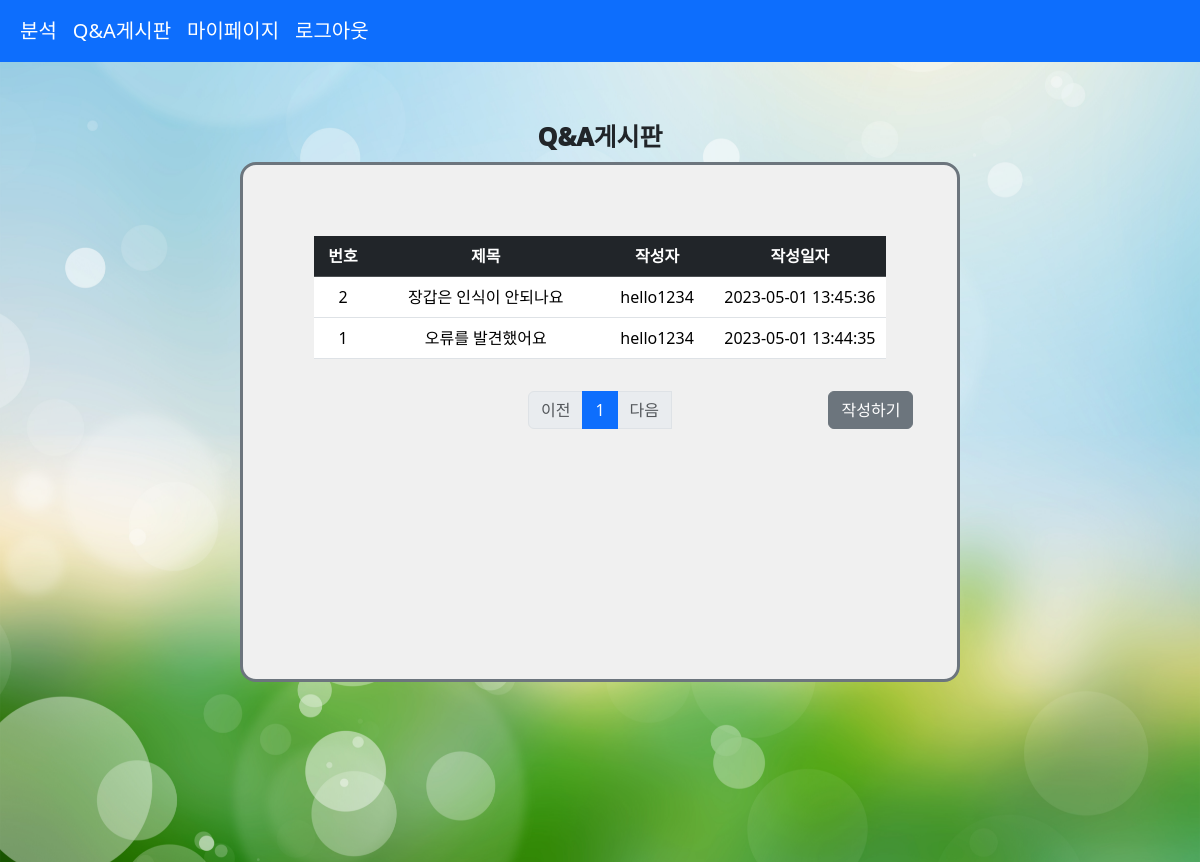
/board/index/ (signed in), run on the app's committed database.
### board/models.py (models this page shows)
class Board(models.Model):
    qna_title = models.CharField(max_length=300,null=False)
    qna_date = models.DateTimeField(auto_now_add=True,null=False)
    user_id = models.CharField(max_length=15,null=False)
    qna_content = models.CharField(max_length=3000,null=False)

### board/views.py (the view)
# urls.py: path('index/', views.index,name='index'),
@require_safe
def index(request):
    board_list = Board.objects.all().order_by('-id') # 게시글 id 내림차순으로 정렬
    page = request.GET.get('page','1') # url주소로부터 게시물 페이징 정보를 받아옴, 호출 없으면 default 1
    paginator = Paginator(board_list,'7') # 7개 게시물 = 1개 페이지로 처리
    context = {
        'page_obj':paginator.page(page) # paging정보를 context로 전달
    }
    return render(request, 'board/index.html', context)

### board/templates/board/index.html (shortened to what this page needs)
{% extends 'base_main.html' %}
{% load static %}
{% block content %}
    <link rel="stylesheet"
          type="text/css"
          href="{% static 'css/board/index.css' %}">
    <div class="index_outer background">
        <p class="index_label">Q&A게시판</p>
        <div class="border border-3 border-secondary rounded-4 index_inner_1">
            <div class="index_inner_2" >
                <table class="table">
                    <thead class="table-dark">
                        <tr>
                            <th>번호</th>
                            <th>제목</th>
                            <th>작성자</th>
                            <th>작성일자</th>
                        </tr>
                    </thead>
                    {% for board in page_obj %}
                        <tbody>
                            <tr style='cursor:pointer; background-color:white;'
                                onmouseover="this.style.background='gray'"
                                onmouseout="this.style.background='white'"
                                onclick="location.href='{% url 'board:detail' board.pk %}'">
                                <td style="width:10%">{{ board.pk }}</td>
                                <td style="width:40%">{{ board.qna_title }}</td>
                                <td style="width:20%">{{ board.user_id }}</td>
                                <td style="width:30%">{{ board.qna_date|date:'Y-m-d H:i:s' }}</td>
                            </tr>
                        </tbody>
                    {% endfor %}
                </table>
                <div id="paging">
                    <ul class="pagination justify-content-center"
                        style="margin-top: 2rem;
                               display:flex">
                        {% if page_obj.has_previous %}
                            <li class="page-item">
                                <a class="page-link" href="?&page={{ page_obj.previous_page_number }}">이전</a>
                            </li>
                        {% else %}
                            <li class="page-item disabled">
                                <a class="page-link" tabindex="-1" aria-disabled="true" href="#">이전</a>
                            </li>
                        {% endif %}
                        {% for page_number in page_obj.paginator.page_range %}
                            {% if page_number == page_obj.number %}
                                <li class="page-item active" aria-current="page">
                                    <a class="page-link" href="?&page={{ page_number }}">{{ page_number }}</a>
                                </li>
                            {% else %}
                                <li class="page-item">
                                    <a class="page-link" href="?&page={{ page_number }}">{{ page_number }}</a>
                                </li>
                            {% endif %}
                        {% endfor %}
                        {% if page_obj.has_next %}
                            <li class="page-item">
                                <a class="page-link" href="?&page={{ page_obj.next_page_number }}">다음</a>
                            </li>
                        {% else %}
                            <li class="page-item disabled">
                                <a class="page-link" tabindex="-1" aria-disabled="true" href="#">다음</a>
                            </li>
                        {% endif %}
                        <button style="position: absolute;
                                       left: 82%"
                                type="button"
                                class="btn btn-secondary"
                                onclick="location.href='{% url 'board:post' %}'">작성하기</button>
                    </ul>
                </div>
            </div>
        </div>
    </div>
{% endblock %}

### static/css/board/index.css (style rules this page uses)
html,body { height:100% }
.index_label { text-align: center; font-size: 25px; font-weight: 1000; position: absolute; left: 50%; top: 7%; transform: translate(-50%); }
.index_outer { width : 100%; height: 100%; position: relative; }
.index_inner_1 { text-align: center; position: absolute; width: 60%; height: 65%; top: 45%; left: 50%; transform: translate(-50%, -50%); background-color: rgb(240, 240, 240); }
.index_inner_2 { margin-top: 10%; margin-left: auto; margin-right: auto; width: 80%; height: 100%; }

### data on the page
Board: pk "2", qna_title "장갑은 인식이 안되나요", user_id "hello1234", qna_date "2023-05-01 13:45:36"
Board: pk "1", qna_title "오류를 발견했어요", user_id "hello1234", qna_date "2023-05-01 13:44:35"

### other printed values
{{ page_number }} "1"
